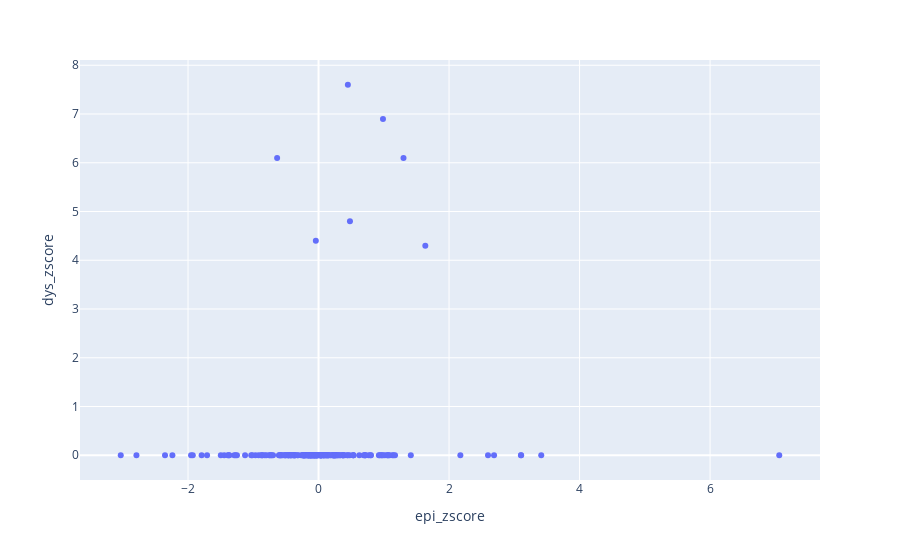

Source (notebook cell):
### Code cell
fig = px.scatter(x= epi_zscores, y=dys_zscores, text=list(dys_edges.keys()))
fig.update_layout(
    xaxis_title="epi_zscore", yaxis_title="dys_zscore"
)
fig.update_traces(mode="markers")
    
fig.show()

### Figure 1 — Plotly figure (JSON) as saved in the notebook; plotly's stock layout.template omitted (floating-point values rounded to 4 significant figures; data arrays with more than 128 entries replaced by an {"elided": "..."} marker saying what was removed)
{"data": [{"hovertemplate": "x=%{x}<br>y=%{y}<br>text=%{text}<extra></extra>", "legendgroup": "", "marker": {"color": "#636efa", "symbol": "circle"}, "mode": "markers", "name": "", "orientation": "v", "showlegend": false, "text": {"elided": "204 str values"}, "type": "scatter", "x": {"elided": "204 float values"}, "xaxis": "x", "y": {"elided": "204 float values"}, "yaxis": "y"}], "layout": {"legend": {"tracegroupgap": 0}, "margin": {"t": 60}, "xaxis": {"anchor": "y", "domain": [0, 1], "title": {"text": "epi_zscore"}}, "yaxis": {"anchor": "x", "domain": [0, 1], "title": {"text": "dys_zscore"}}}}
